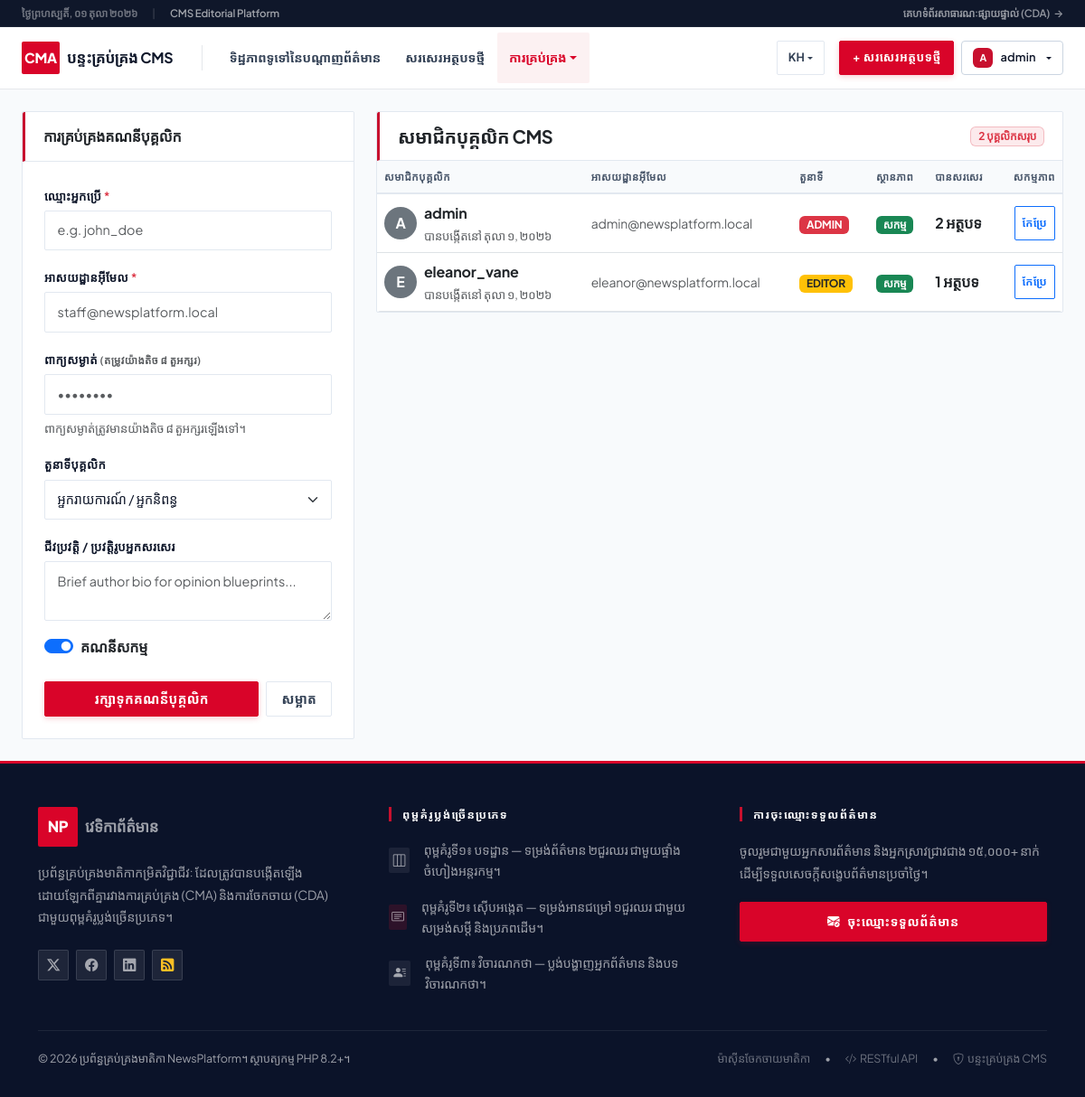
Page /admin/users.php?lang=kh (signed in) on the committed database.
### tables this page shows
CREATE TABLE IF NOT EXISTS `users` (
  `id` INT AUTO_INCREMENT PRIMARY KEY,
  `username` VARCHAR(50) NOT NULL UNIQUE,
  `email` VARCHAR(100) NOT NULL UNIQUE,
  `password_hash` VARCHAR(255) NOT NULL,
  `role` ENUM('admin', 'editor', 'reporter') NOT NULL DEFAULT 'reporter',
  `avatar_url` VARCHAR(255) NULL,
  `bio` TEXT NULL,
  `is_active` TINYINT(1) NOT NULL DEFAULT 1,
  `created_at` DATETIME NOT NULL DEFAULT CURRENT_TIMESTAMP,
  INDEX `idx_users_role` (`role`),
  INDEX `idx_users_active` (`is_active`)
);

### templates/admin/views/users.php (the view, shortened to what the rows shown need)
<div class="container-fluid px-4 py-4">
    <div class="row g-4">
        <div class="col-lg-8">
            <div class="card admin-card-clean">
                <div class="table-responsive admin-scroll-table">
                    <table class="table table-hover align-middle mb-0">
                        <thead class="table-light">
                            <tr>
                                <th><?= __('staff_member') ?></th>
                                <th><?= __('email_address') ?></th>
                                <th><?= __('role') ?></th>
                                <th><?= __('status') ?></th>
                                <th><?= __('authored') ?></th>
                                <th class="text-end"><?= __('actions') ?></th>
                            </tr>
                        </thead>
                        <tbody>
                            <?php foreach ($usersList as $u) { ?>
                                <tr>
                                    <td>
                                        <div class="d-flex align-items-center gap-2">
                                            <div class="bg-secondary text-white rounded-circle d-flex align-items-center justify-content-center fw-bold"
                                                style="width:36px; height:36px;">
                                                <?= strtoupper(substr($u['username'], 0, 1)) ?>
                                            </div>
                                            <div>
                                                <div class="fw-bold text-dark"><?= e($u['username']) ?></div>
                                                <div class="text-xs text-muted"><?= __('created') ?>
                                                    <?= \App\Core\TemplateEngine::formatDate($u['created_at'], 'M j, Y') ?>
                                                </div>
                                            </div>
                                        </div>
                                    </td>
                                    <td class="small text-muted"><?= e($u['email']) ?></td>
                                    <td>
                                        <span
                                            class="badge bg-<?= $u['role'] === 'admin' ? 'danger' : ($u['role'] === 'editor' ? 'warning text-dark' : 'primary') ?> text-uppercase">
                                            <?= e($u['role']) ?>
                                        </span>
                                    </td>
                                    <td>
                                        <?php if (!empty($u['is_active'])) { ?>
                                            <span class="badge bg-success"><?= __('active') ?></span>
                                        <?php } else { ?>
                                            <span class="badge bg-secondary"><?= __('unsubscribed') ?></span>
                                        <?php } ?>
                                    </td>
                                    <td class="fw-bold text-dark"><?= number_format((int) $u['article_count']) ?>
                                        <?= __('posts') ?></td>
                                    <td class="text-end">
                                        <button class="btn btn-sm btn-outline-primary px-2 py-0.5"
                                            style="font-size:0.75rem;"
                                            onclick="editUser(<?= htmlspecialchars(json_encode($u), ENT_QUOTES, 'UTF-8') ?>)">
                                            <?= __('edit') ?>
                                        </button>
                                    </td>
                                </tr>
                            <?php } ?>
                        </tbody>
                    </table>
                </div>
            </div>
        </div>
    </div>
</div>

### templates/layouts/header-admin.php (shortened to what the rows shown need)
<?php
$currentLang = $_SESSION['lang'] ?? 'en';
?>
<!DOCTYPE html>
<html lang="<?= e($currentLang) ?>">
<head>
    <link href="https://cdn.jsdelivr.net/npm/bootstrap@5.3.2/dist/css/bootstrap.min.css" rel="stylesheet">
    <link rel="stylesheet" href="https://cdn.jsdelivr.net/npm/bootstrap-icons@1.11.1/font/bootstrap-icons.css">
    <link rel="stylesheet" href="<?= url('assets/css/style.css') ?>">
</head>
<body class="d-flex flex-column min-vh-100">
    <nav class="navbar navbar-expand-xl admin-navbar py-0"
        style="min-height:56px; position:sticky; top:0; z-index:1020; border-bottom: 1px solid #e5e7eb;">
        <div class="container-fluid px-3 px-md-4 h-100">
            <div class="collapse navbar-collapse" id="adminNavbar">
                <div class="d-flex flex-wrap align-items-center gap-2 my-2 my-xl-0">
                    <?php if (isset($currentUser)) { ?>
                        <div class="dropdown position-relative">
                            <button
                                class="btn btn-light btn-sm dropdown-toggle d-flex align-items-center gap-2 fw-semibold text-nowrap"
                                style="font-size:0.8rem; border:1px solid #cbd5e1; border-radius:4px; padding:0.4rem 0.75rem; color:#0f172a; background:#ffffff;"
                                type="button" data-bs-toggle="dropdown" aria-expanded="false">
                                <span class="d-flex align-items-center justify-content-center rounded fw-bold text-white"
                                    style="width:22px;height:22px;font-size:0.68rem;background:#c8102e;border-radius:2px;flex-shrink:0;">
                                    <?= strtoupper(substr($currentUser['username'], 0, 1)) ?>
                                </span>
                                <span><?= e($currentUser['username']) ?></span>
                            </button>
                        </div>
                    <?php } ?>
                </div>
            </div>
        </div>
    </nav>
    <main class="flex-grow-1">

### rows in the picture
users: username "A", username "admin", created_at "តុលា ១, ២០២៦", email "admin@newsplatform.local", role "ADMIN", article_count "2"
users: username "E", username "eleanor_vane", created_at "តុលា ១, ២០២៦", email "eleanor@newsplatform.local", role "EDITOR", article_count "1"

### other values in the picture
__('live_public_site') "គេហទំព័រសាធារណៈផ្សាយផ្ទាល់ (CDA)"
__('admin_portal') "បន្ទះគ្រប់គ្រង CMS"
__('editorial_overview') "ទិដ្ឋភាពទូទៅនៃបណ្តាញព័ត៌មាន"
__('draft_new_article') "សរសេរអត្ថបទថ្មី"
__('management') "ការគ្រប់គ្រង"
__('staff_account_mgmt') "ការគ្រប់គ្រងគណនីបុគ្គលិក"
__('username') "ឈ្មោះអ្នកប្រើ"
__('email_address') "អាសយដ្ឋានអ៊ីមែល"
__('password') "ពាក្យសម្ងាត់"
__('req_new_user') "(តម្រូវយ៉ាងតិច ៨ តួអក្សរ)"
__('password_min_hint') "ពាក្យសម្ងាត់ត្រូវមានយ៉ាងតិច ៨ តួអក្សរឡើងទៅ។"
__('staff_role') "តួនាទីបុគ្គលិក"
__('bio_profile') "ជីវប្រវត្តិ / ប្រវត្តិរូបអ្នកសរសេរ"
__('account_active') "គណនីសកម្ម"
__('save_staff_user') "រក្សាទុកគណនីបុគ្គលិក"
